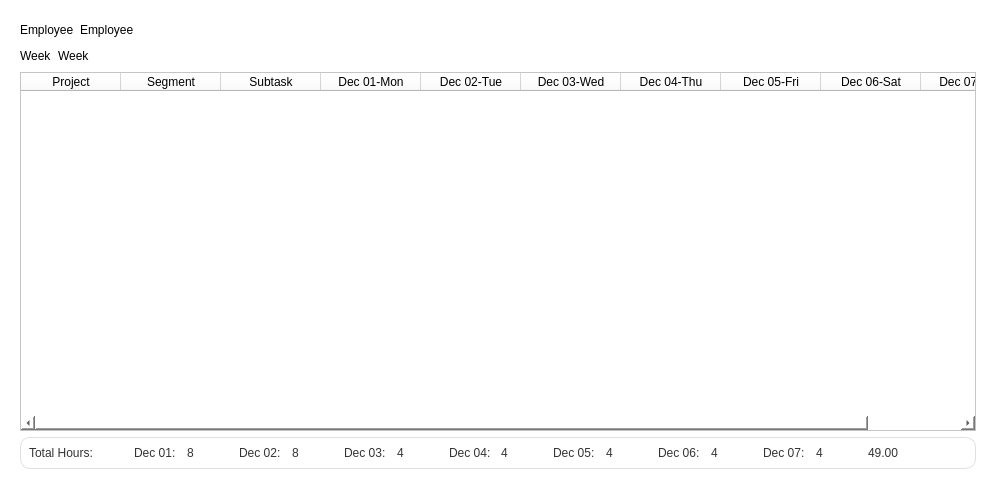
<?xml version="1.0" encoding="UTF-8"?>
<ui version="4.0">
 <class>Dialog</class>
 <widget class="QDialog" name="Dialog">
  <property name="geometry">
   <rect>
    <x>0</x>
    <y>0</y>
    <width>996</width>
    <height>489</height>
   </rect>
  </property>
  <property name="windowTitle">
   <string>Dialog</string>
  </property>
  <property name="styleSheet">
   <string notr="true">background-color: rgb(255, 255, 255);</string>
  </property>
  <layout class="QGridLayout" name="gridLayout">
   <item row="0" column="0">
    <widget class="QWidget" name="widget" native="true">
     <property name="styleSheet">
      <string notr="true">QPushButton{
border:none;
border-radius:4px;
background-color:#cc0000;
color:white;
padding-right:28px;
padding-left:28px;
padding-top:8px;
padding-bottom:8px;


}

border-color: rgb(0, 0, 0);
border-right-color: rgb(255, 0, 0);</string>
     </property>
     <layout class="QVBoxLayout" name="verticalLayout">
      <item>
       <layout class="QHBoxLayout" name="horizontalLayout_3">
        <item>
         <widget class="QLabel" name="label">
          <property name="text">
           <string>Employee</string>
          </property>
         </widget>
        </item>
        <item>
         <widget class="QLabel" name="employee_le">
          <property name="text">
           <string>Employee</string>
          </property>
         </widget>
        </item>
        <item>
         <spacer name="horizontalSpacer_4">
          <property name="orientation">
           <enum>Qt::Horizontal</enum>
          </property>
          <property name="sizeHint" stdset="0">
           <size>
            <width>708</width>
            <height>20</height>
           </size>
          </property>
         </spacer>
        </item>
       </layout>
      </item>
      <item>
       <layout class="QHBoxLayout" name="horizontalLayout_2">
        <item>
         <widget class="QLabel" name="label_2">
          <property name="text">
           <string>Week</string>
          </property>
         </widget>
        </item>
        <item>
         <widget class="QLabel" name="week_le">
          <property name="text">
           <string>Week</string>
          </property>
         </widget>
        </item>
        <item>
         <spacer name="horizontalSpacer_5">
          <property name="orientation">
           <enum>Qt::Horizontal</enum>
          </property>
          <property name="sizeHint" stdset="0">
           <size>
            <width>708</width>
            <height>20</height>
           </size>
          </property>
         </spacer>
        </item>
       </layout>
      </item>
      <item>
       <widget class="QTableWidget" name="timehseet_table">
        <property name="frameShadow">
         <enum>QFrame::Sunken</enum>
        </property>
        <property name="editTriggers">
         <set>QAbstractItemView::NoEditTriggers</set>
        </property>
        <property name="alternatingRowColors">
         <bool>true</bool>
        </property>
        <property name="selectionBehavior">
         <enum>QAbstractItemView::SelectRows</enum>
        </property>
        <property name="verticalScrollMode">
         <enum>QAbstractItemView::ScrollPerPixel</enum>
        </property>
        <property name="horizontalScrollMode">
         <enum>QAbstractItemView::ScrollPerItem</enum>
        </property>
        <property name="showGrid">
         <bool>false</bool>
        </property>
        <property name="sortingEnabled">
         <bool>true</bool>
        </property>
        <property name="rowCount">
         <number>0</number>
        </property>
        <attribute name="horizontalHeaderCascadingSectionResizes">
         <bool>false</bool>
        </attribute>
        <attribute name="horizontalHeaderMinimumSectionSize">
         <number>32</number>
        </attribute>
        <attribute name="verticalHeaderVisible">
         <bool>false</bool>
        </attribute>
        <attribute name="verticalHeaderCascadingSectionResizes">
         <bool>false</bool>
        </attribute>
        <column>
         <property name="text">
          <string>Project</string>
         </property>
        </column>
        <column>
         <property name="text">
          <string>Segment</string>
         </property>
        </column>
        <column>
         <property name="text">
          <string>Subtask</string>
         </property>
        </column>
        <column>
         <property name="text">
          <string>Dec 01-Mon</string>
         </property>
        </column>
        <column>
         <property name="text">
          <string>Dec 02-Tue</string>
         </property>
        </column>
        <column>
         <property name="text">
          <string>Dec 03-Wed</string>
         </property>
        </column>
        <column>
         <property name="text">
          <string>Dec 04-Thu</string>
         </property>
        </column>
        <column>
         <property name="text">
          <string>Dec 05-Fri</string>
         </property>
        </column>
        <column>
         <property name="text">
          <string>Dec 06-Sat</string>
         </property>
        </column>
        <column>
         <property name="text">
          <string>Dec 07-Sun</string>
         </property>
        </column>
       </widget>
      </item>
      <item>
       <widget class="QWidget" name="total_time_widget" native="true">
        <property name="styleSheet">
         <string notr="true">QWidget{
background-color: #ffffff;
border: 1px solid #e0e0e0;
border-radius: 10px;
}
QLabel {
                background-color: none; /* Ensure labels remain unaffected */
                border: none;
                color: #333333;
                font-weight: normal;
            }
</string>
        </property>
        <layout class="QHBoxLayout" name="horizontalLayout_14">
         <item>
          <widget class="QLabel" name="label_6">
           <property name="text">
            <string>Total Hours:</string>
           </property>
          </widget>
         </item>
         <item>
          <layout class="QHBoxLayout" name="horizontalLayout_7">
           <item>
            <widget class="QLabel" name="day1">
             <property name="text">
              <string>Dec 01:</string>
             </property>
            </widget>
           </item>
           <item>
            <widget class="QLabel" name="day1_value">
             <property name="text">
              <string>8</string>
             </property>
            </widget>
           </item>
          </layout>
         </item>
         <item>
          <layout class="QHBoxLayout" name="horizontalLayout_9">
           <item>
            <widget class="QLabel" name="day2">
             <property name="text">
              <string>Dec 02:</string>
             </property>
            </widget>
           </item>
           <item>
            <widget class="QLabel" name="day2_value">
             <property name="text">
              <string>8</string>
             </property>
            </widget>
           </item>
          </layout>
         </item>
         <item>
          <layout class="QHBoxLayout" name="horizontalLayout_8">
           <item>
            <widget class="QLabel" name="day3">
             <property name="text">
              <string>Dec 03:</string>
             </property>
            </widget>
           </item>
           <item>
            <widget class="QLabel" name="day3_value">
             <property name="text">
              <string>4</string>
             </property>
            </widget>
           </item>
          </layout>
         </item>
         <item>
          <layout class="QHBoxLayout" name="horizontalLayout_10">
           <item>
            <widget class="QLabel" name="day4">
             <property name="text">
              <string>Dec 04:</string>
             </property>
            </widget>
           </item>
           <item>
            <widget class="QLabel" name="day4_value">
             <property name="text">
              <string>4</string>
             </property>
            </widget>
           </item>
          </layout>
         </item>
         <item>
          <layout class="QHBoxLayout" name="horizontalLayout_11">
           <item>
            <widget class="QLabel" name="day5">
             <property name="text">
              <string>Dec 05:</string>
             </property>
            </widget>
           </item>
           <item>
            <widget class="QLabel" name="day5_value">
             <property name="text">
              <string>4</string>
             </property>
            </widget>
           </item>
          </layout>
         </item>
         <item>
          <layout class="QHBoxLayout" name="horizontalLayout_12">
           <item>
            <widget class="QLabel" name="day6">
             <property name="text">
              <string>Dec 06:</string>
             </property>
            </widget>
           </item>
           <item>
            <widget class="QLabel" name="day6_value">
             <property name="text">
              <string>4</string>
             </property>
            </widget>
           </item>
          </layout>
         </item>
         <item>
          <layout class="QHBoxLayout" name="horizontalLayout_13">
           <item>
            <widget class="QLabel" name="day7">
             <property name="text">
              <string>Dec 07:</string>
             </property>
            </widget>
           </item>
           <item>
            <widget class="QLabel" name="day7_value">
             <property name="text">
              <string>4</string>
             </property>
            </widget>
           </item>
          </layout>
         </item>
         <item>
          <widget class="QLabel" name="total_time">
           <property name="text">
            <string>49.00</string>
           </property>
          </widget>
         </item>
        </layout>
       </widget>
      </item>
     </layout>
    </widget>
   </item>
  </layout>
 </widget>
 <resources/>
 <connections/>
</ui>
